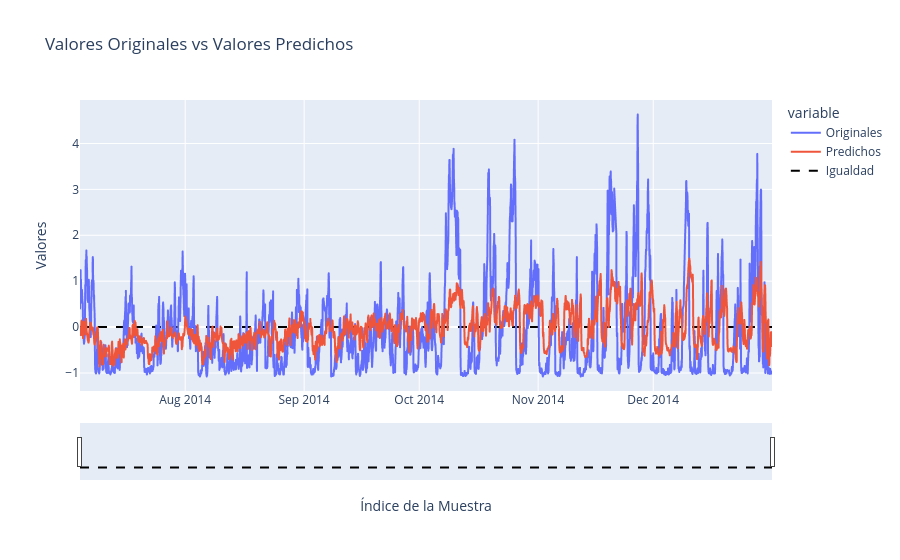

Notebook code cell kept with this figure:
### Code cell
# Crea un DataFrame con los datos originales y los predichos
df = pd.DataFrame({'Originales': valY.flatten(), 'Predichos': prediccionGRU.flatten()})
df.index = val_date

fecha_inicio = df.index[0]
fecha_fin = df.index[-1]


fig = px.line(df, title='Valores Originales vs Valores Predichos')
fig.update_xaxes(rangeslider_visible=True, title='Índice de la Muestra', range=[fecha_inicio, fecha_fin])
fig.update_yaxes(title='Valores')


fig.add_trace(go.Scatter(x=df.index, y=[0] * len(df), mode='lines', name='Igualdad', line=dict(color='black', dash='dash')))
dfGRU = df
fig.show()

### Figure 1 — Plotly figure (JSON) as saved in the notebook; plotly's stock layout.template omitted (floating-point values rounded to 4 significant figures; data arrays with more than 128 entries replaced by an {"elided": "..."} marker saying what was removed)
{"data": [{"hovertemplate": "variable=Originales<br>index=%{x}<br>value=%{y}<extra></extra>", "legendgroup": "Originales", "line": {"color": "#636efa", "dash": "solid"}, "marker": {"symbol": "circle"}, "mode": "lines", "name": "Originales", "showlegend": true, "type": "scattergl", "x": {"elided": "4330 str values"}, "xaxis": "x", "y": {"elided": "4330 float values"}, "yaxis": "y"}, {"hovertemplate": "variable=Predichos<br>index=%{x}<br>value=%{y}<extra></extra>", "legendgroup": "Predichos", "line": {"color": "#EF553B", "dash": "solid"}, "marker": {"symbol": "circle"}, "mode": "lines", "name": "Predichos", "showlegend": true, "type": "scattergl", "x": {"elided": "4330 str values"}, "xaxis": "x", "y": {"elided": "4330 float values"}, "yaxis": "y"}, {"line": {"color": "black", "dash": "dash"}, "mode": "lines", "name": "Igualdad", "type": "scatter", "x": {"elided": "4330 str values"}, "y": {"elided": "4330 int values"}}], "layout": {"legend": {"title": {"text": "variable"}, "tracegroupgap": 0}, "title": {"text": "Valores Originales vs Valores Predichos"}, "xaxis": {"anchor": "y", "domain": [0, 1], "range": ["2014-07-04T14:00:00", "2014-12-31T23:00:00"], "rangeslider": {"visible": true}, "title": {"text": "Índice de la Muestra"}}, "yaxis": {"anchor": "x", "domain": [0, 1], "title": {"text": "Valores"}}}}
